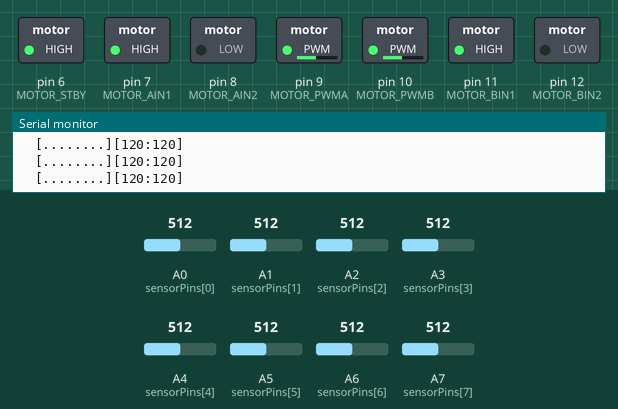
This program was run on a simulated Arduino Nano, built with avr-gcc and run on an emulated ATmega328P. Shown: switched loads named in the program (green lamp = pin HIGH), the last lines printed to the serial monitor. Inputs (shaded band) come from the test bench; at power-on: A0 (sensorPins[0]) = 512, A1 (sensorPins[1]) = 512, A2 (sensorPins[2]) = 512, A3 (sensorPins[3]) = 512, A4 (sensorPins[4]) = 512, A5 (sensorPins[5]) = 512, A6 (sensorPins[6]) = 512, A7 (sensorPins[7]) = 512.

Above: at 1.2 s.
1.3 s: A0 (sensorPins[0]) set to 825
2.8 s: A0 (sensorPins[0]) set to 859
At 3.8 s:
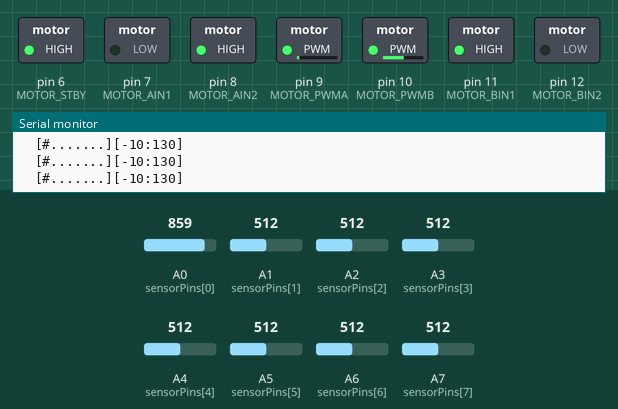
4.3 s: A1 (sensorPins[1]) set to 828
5.8 s: A1 (sensorPins[1]) set to 857
At 6.6 s:
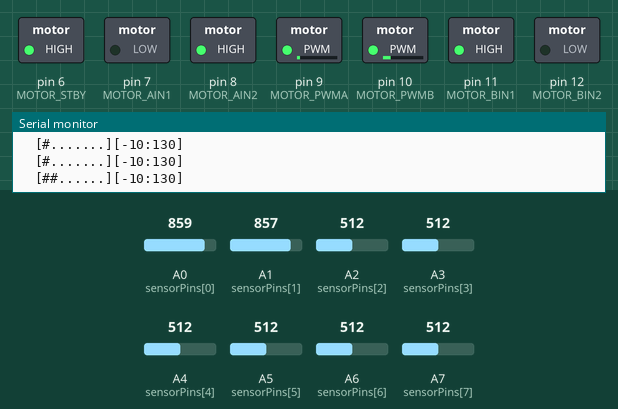
Timing chart, 0 to 8.3 s (numbered marks = the images above; inputs shaded):
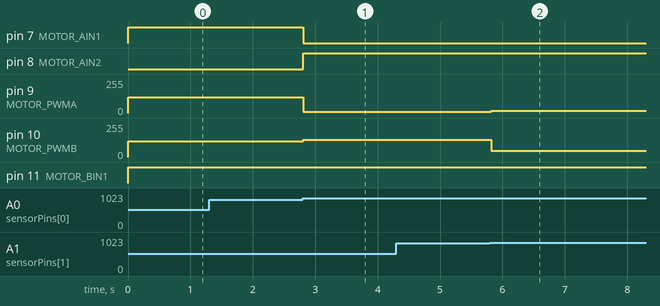

The program:

main.cpp
```cpp
#include <Arduino.h>

// =================================================
// IR Sensor Array — 8 sensors, analog inputs A0..A7, left to right
// =================================================
#define NUM_SENSORS 8

const uint8_t sensorPins[NUM_SENSORS] = {A0, A1, A2, A3, A4, A5, A6, A7};

// Anything past this counts as "on line". Adjust after you see your
// actual numbers.
const uint16_t THRESHOLD = 800;

// Debounce band around THRESHOLD: an "on" sensor only turns off below
// THRESHOLD-HYSTERESIS, an "off" sensor only turns on above
// THRESHOLD+HYSTERESIS. Stops single-ADC-sample flicker near the
// threshold from toggling a sensor bit every loop tick.
const uint16_t HYSTERESIS = 40;

// Average this many quick back-to-back ADC reads per sensor per tick.
// Filters transient ADC noise at the source instead of on the derived
// error signal, so it doesn't add lag to the control loop.
const uint8_t SENSOR_SAMPLES = 3;

// Odd, symmetric weights: no sensor sits exactly at zero, so a
// line centered between two middle sensors still produces a clean 0.
const int weights[NUM_SENSORS] = {-7, -5, -3, -1, 1, 3, 5, 7};

bool sensor[NUM_SENSORS];
uint8_t sensorCount = 0;

// ------------------------------------------------------------
// MOTOR PINS -- PWM on 9 and 10 so BOTH motors share
// Timer1. Previously PWMA was on 10 (Timer1) and PWMB on 11
// (Timer2), which meant the two motors ran on separate timers.
// ------------------------------------------------------------
#define MOTOR_STBY 6
#define MOTOR_AIN1 7
#define MOTOR_AIN2 8
#define MOTOR_PWMA 9  // was 10
#define MOTOR_PWMB 10 // was 11
#define MOTOR_BIN1 11 // was 12
#define MOTOR_BIN2 12 // was 13

// =================================================
// PID SETTINGS
// weights range -7..7 (8 sensors). Re-tune on your actual track.
// =================================================
const float Kp = 20;
const float Ki = 0;
const float Kd = 3;

float previousError = 0;
float totalError = 0;

// =================================================
// SPEED
// =================================================
int normalSpeed = 120;
int slowSpeed = 60;
int currentSpeed = 60;

// Negative inner ratio = inner wheel spins in reverse, so the robot
// pivots close to in-place instead of arcing forward on both wheels.
// A forward-only inner wheel has a turning radius bounded by the
// wheelbase and can't tighten up enough for a small/sharp or U-turn.
const float turnInnerRatio = -0.3;
const float turnOuterRatio = .8;

// =================================================
// Motor Control
// =================================================
void setMotor(int left, int right)
{
    left = constrain(left, -255, 255);
    right = constrain(right, -255, 255);

    // Left motor (Motor A)
    if (left >= 0)
    {
        digitalWrite(MOTOR_AIN1, HIGH);
        digitalWrite(MOTOR_AIN2, LOW);
        analogWrite(MOTOR_PWMA, left);
    }
    else
    {
        digitalWrite(MOTOR_AIN1, LOW);
        digitalWrite(MOTOR_AIN2, HIGH);
        analogWrite(MOTOR_PWMA, -left);
    }

    // Right motor (Motor B)
    if (right >= 0)
    {
        digitalWrite(MOTOR_BIN1, HIGH);
        digitalWrite(MOTOR_BIN2, LOW);
        analogWrite(MOTOR_PWMB, right);
    }
    else
    {
        digitalWrite(MOTOR_BIN1, LOW);
        digitalWrite(MOTOR_BIN2, HIGH);
        analogWrite(MOTOR_PWMB, -right);
    }
}

// =================================================
// Noise Filter
// A real line under the array lights up a contiguous run of
// sensors. Crosstalk/reflection noise instead shows up as an
// isolated sensor past THRESHOLD, split off from the real block by
// a gap of sensors that are NOT past THRESHOLD. So: find the
// largest contiguous "on" run anywhere in the array (not just one
// anchored on the center sensors -- the line can drift fully to one
// side, e.g. mid-turn, and still be real) and treat anything past
// THRESHOLD outside that run as noise.
// =================================================
void filterSensorNoise()
{
    int bestStart = -1, bestLen = 0;
    int curStart = -1, curLen = 0;

    for (int i = 0; i < NUM_SENSORS; i++)
    {
        if (sensor[i])
        {
            if (curStart == -1)
                curStart = i;
            curLen++;
        }
        else
        {
            if (curLen > bestLen)
            {
                bestLen = curLen;
                bestStart = curStart;
            }
            curStart = -1;
            curLen = 0;
        }
    }
    if (curLen > bestLen)
    {
        bestLen = curLen;
        bestStart = curStart;
    }

    if (bestLen == 0)
        return;

    for (int i = 0; i < NUM_SENSORS; i++)
    {
        if (i < bestStart || i >= bestStart + bestLen)
            sensor[i] = false;
    }
}

// =================================================
// Read Sensors
// =================================================
void readSensors()
{
    for (uint8_t i = 0; i < NUM_SENSORS; i++)
    {
        uint16_t total = 0;
        for (uint8_t s = 0; s < SENSOR_SAMPLES; s++)
            total += analogRead(sensorPins[i]);
        uint16_t value = total / SENSOR_SAMPLES;

        uint16_t cutoff = sensor[i] ? THRESHOLD - HYSTERESIS : THRESHOLD + HYSTERESIS;
        sensor[i] = value > cutoff;
    }

    filterSensorNoise();

    sensorCount = 0;
    for (uint8_t i = 0; i < NUM_SENSORS; i++)
    {
        if (sensor[i])
            sensorCount++;
    }
}

// =================================================
// Calculate Error
// =================================================
float getError()
{
    readSensors();

    int sumOfError = 0;

    for (int i = 0; i < NUM_SENSORS; i++)
    {
        if (sensor[i])
        {
            sumOfError += weights[i];
        }
    }

    // Line lost
    if (sensorCount == 0)
    {
        totalError = 0;

        if (previousError < 0)
            return -7;

        if (previousError > 0)
            return 7;

        return 0;
    }

    return (float)sumOfError / sensorCount;
}

// =================================================
// Brake
// =================================================
void breakCar()
{
    // setMotor(-currentSpeed, -currentSpeed);
    // delay(50);
    // setMotor(0, 0);
    // delay(50);
}

// =================================================
// 90 Degree Left Turn
// With 8 sensors, "back to centered" is checked on the two middle
// sensors (indices 3 and 4) instead of a single center sensor.
// =================================================
void turnLeft()
{
    int innerSpeed = (int)(currentSpeed * turnInnerRatio);
    int outerSpeed = (int)(currentSpeed * turnOuterRatio);

    setMotor(innerSpeed, outerSpeed);

    while (true)
    {
        readSensors();

        if (sensor[3] || sensor[4])
            break;
    }

    delay(50);
}

// =================================================
// 90 Degree Right Turn
// =================================================
void turnRight()
{
    int innerSpeed = (int)(currentSpeed * turnInnerRatio);
    int outerSpeed = (int)(currentSpeed * turnOuterRatio);

    setMotor(outerSpeed, innerSpeed);

    while (true)
    {
        readSensors();

        if (sensor[3] || sensor[4])
            break;
    }

    delay(50);
}

// =================================================
// Setup
// =================================================
void setup()
{
    Serial.begin(115200);

    pinMode(MOTOR_STBY, OUTPUT);
    pinMode(MOTOR_AIN1, OUTPUT);
    pinMode(MOTOR_AIN2, OUTPUT);
    pinMode(MOTOR_PWMA, OUTPUT);
    pinMode(MOTOR_BIN1, OUTPUT);
    pinMode(MOTOR_BIN2, OUTPUT);
    pinMode(MOTOR_PWMB, OUTPUT);

    digitalWrite(MOTOR_STBY, HIGH);

    Serial.println("Robot Ready (8-sensor)");
}

// =================================================
// Main Loop
// =================================================
void loop()
{
    float error = getError();

    // ----------------------------
    // Corner Detection (debounced)
    // Outermost pair on each side (indices 0/1 and 6/7)
    // ----------------------------
    static int leftCornerCount = 0;
    static int rightCornerCount = 0;
    const int cornerConfirmCount = 2;

    if (sensor[0] && sensor[1])
    {
        leftCornerCount++;
        rightCornerCount = 0;
    }
    else if (sensor[6] && sensor[7])
    {
        rightCornerCount++;
        leftCornerCount = 0;
    }
    else
    {
        leftCornerCount = 0;
        rightCornerCount = 0;
    }

    if (leftCornerCount >= cornerConfirmCount)
    {
        leftCornerCount = 0;
        rightCornerCount = 0;
        breakCar();
        turnLeft();
        return;
    }

    if (rightCornerCount >= cornerConfirmCount)
    {
        leftCornerCount = 0;
        rightCornerCount = 0;
        breakCar();
        turnRight();
        return;
    }

    // ----------------------------
    // PID
    // ----------------------------

    totalError += error;
    totalError = constrain(totalError, -20, 20);

    float derivative = error - previousError;

    float correction =
        (Kp * error) +
        (Ki * totalError) +
        (Kd * derivative);

    previousError = error;

    correction = constrain(correction, -70, 70);

    int speed = normalSpeed;

    if (abs(error) > 4)
        speed = slowSpeed;

    currentSpeed = speed;

    int leftMotor = speed + correction;
    int rightMotor = speed - correction;

    setMotor(leftMotor, rightMotor);

    // ----------------------------
    // Debug
    // ----------------------------

    Serial.print(F("  ["));
    for (uint8_t i = 0; i < NUM_SENSORS; i++)
    {
        Serial.print(sensor[i] ? '#' : '.');
    }
    Serial.print("][");
    Serial.print(leftMotor);
    Serial.print(":");
    Serial.print(rightMotor);
    Serial.println(']');

    // Serial.print(" Error:");
    // Serial.print(error);

    // Serial.print(" Corr:");
    // Serial.print(correction);

    // Serial.print(" L:");
    // Serial.print(leftMotor);

    // Serial.print(" R:");
    // Serial.println(rightMotor);

    delay(10);
}
```

Measured:
- the behaviour switches between 840 and 841 on A0 (sensorPins[0]) (found by bisection; images 0 and 1)
- the behaviour switches between 840 and 841 on A1 (sensorPins[1]) (found by bisection; images 1 and 2)
- after the input at 2.8 s, pin 7 (MOTOR_AIN1): HIGH → LOW at once; pin 8 (MOTOR_AIN2): LOW → HIGH at once; pin 9 (MOTOR_PWMA): 120/255 → 10/255 at once; pin 10 (MOTOR_PWMB): 120/255 → 130/255 at once
- after the input at 5.8 s, pin 9 (MOTOR_PWMA): 10/255 → 18/255 at once; pin 10 (MOTOR_PWMB): 130/255 → 48/255 at once
